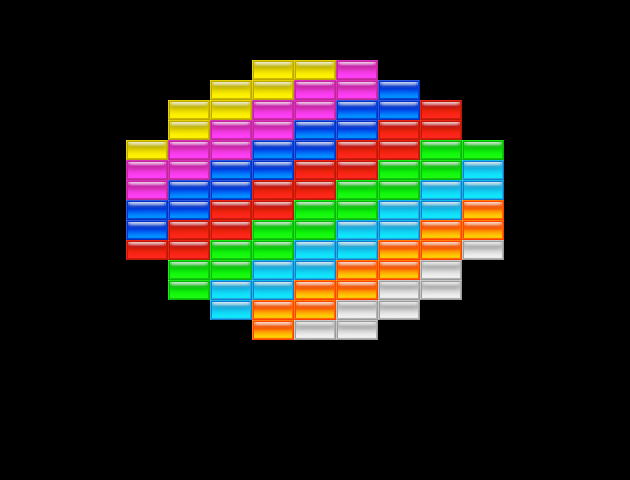

A level layout from a 2D game, rendered from its tile map. Below: a short description, then the map file with tile-grid data replaced by summaries:
An orthogonal 15x24 tile map with 42x20 px tiles, 10 tile layers (red, yellow, blue, green, ...).

<map version="1.5" tiledversion="1.7.2" orientation="orthogonal" renderorder="left-down" width="15" height="24" tilewidth="42" tileheight="20" infinite="0" nextlayerid="12" nextobjectid="1">
 <tileset firstgid="1" name="sprites" tilewidth="42" tileheight="20" spacing="16" tilecount="420" columns="15">
  <image source="sprites/sprites.png" width="880" height="1024" />
 </tileset>
 <layer id="1" name="red" width="15" height="24">
  <data>[360 cells, 15 non-empty, 1 distinct tile ids]</data>
 </layer>
 <layer id="2" name="yellow" width="15" height="24">
  <data>[360 cells, 8 non-empty, 1 distinct tile ids]</data>
 </layer>
 <layer id="3" name="blue" width="15" height="24">
  <data>[360 cells, 14 non-empty, 1 distinct tile ids]</data>
 </layer>
 <layer id="5" name="green" width="15" height="24">
  <data>[360 cells, 15 non-empty, 1 distinct tile ids]</data>
 </layer>
 <layer id="9" name="white" width="15" height="24">
  <data>[360 cells, 8 non-empty, 1 distinct tile ids]</data>
 </layer>
 <layer id="10" name="orange" width="15" height="24">
  <data>[360 cells, 12 non-empty, 1 distinct tile ids]</data>
 </layer>
 <layer id="11" name="cyan" width="15" height="24">
  <data>[360 cells, 14 non-empty, 1 distinct tile ids]</data>
 </layer>
 <layer id="6" name="silver" width="15" height="24">
  <data>[360 cells, 0 non-empty, 0 distinct tile ids]</data>
 </layer>
 <layer id="7" name="gold" width="15" height="24">
  <data>[360 cells, 0 non-empty, 0 distinct tile ids]</data>
 </layer>
 <layer id="8" name="magenta" width="15" height="24">
  <data>[360 cells, 12 non-empty, 1 distinct tile ids]</data>
 </layer>
</map>